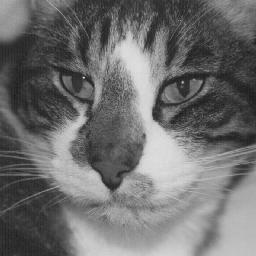
#> input picture Esercizi/1_space_domain/img/dorian.jpg, 256 x 256 px
$ jupyter execute 2_esercizio.ipynb
#> lines starting #> are read from the running program, lines starting #| are printed output that depends on the picture
# Primo Esercizio

[cell 1]
# Librerie
import numpy as np
import matplotlib.pyplot as plt
import scipy.ndimage as ndi
import skimage.io as io

### Media
Definizione della funzione

[cell 2]
def medie(x,K):
    y = ndi.generic_filter(x, np.mean, (K,K))
    return y

Utilizzo della funzione

[cell 3]
possibilities = [3,5,7,9]
x = io.imread("img/dorian.jpg")
#> x is the input picture: shape (256, 256); min 21, max 228, mean 110.6
(M,N) = x.shape
#> M = 256; N = 256

plt.figure(figsize=(10, 10))  # Imposta una dimensione adeguata per la figura

for idx, i in enumerate(possibilities, 1):
    y = medie(x, i)
    plt.subplot(2, 2, idx)  # Organizza i subplot in una griglia 2x2
    plt.imshow(y, clim=[0, 255], cmap="gray")  # Mostra l'immagine filtrata
    title = f"Media con finestra: {i}x{i}"
    plt.title(title)
    plt.axis("off")  # Rimuove gli assi per una visualizzazione più pulita
#> this loop made 4 passes
#> pass 2, in medie (call 2), `y = ndi.generic_filter(x, np.mean, (K,K))`:
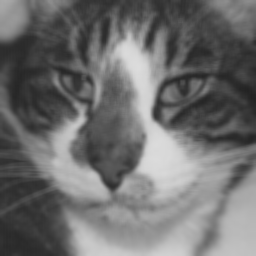
#> y: shape (256, 256); min 34, max 220, mean 110.2
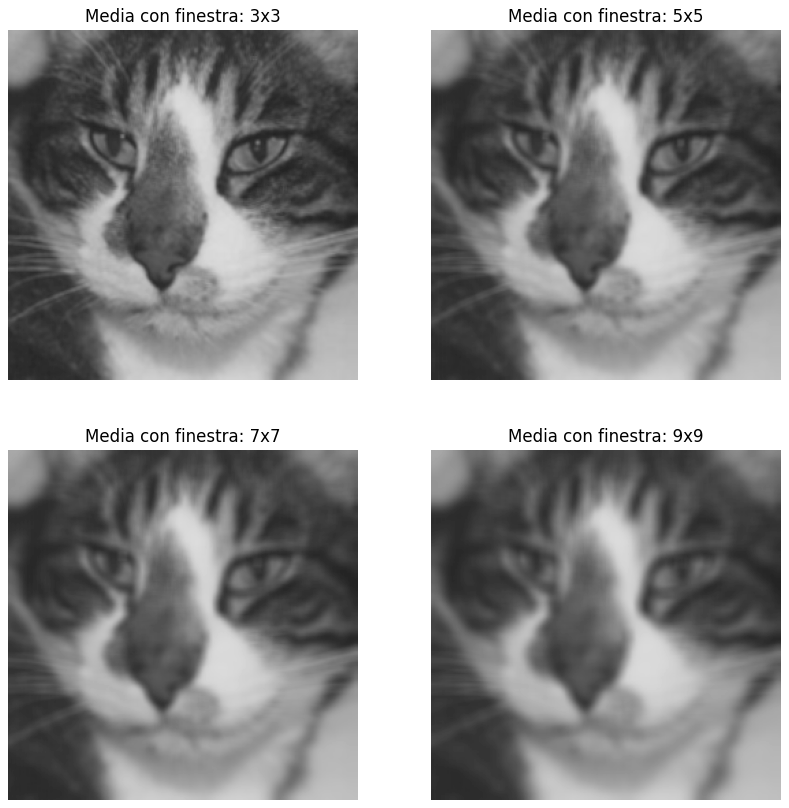
#> figure drawn by matplotlib, 4 panels

### Varianza
Definizione della funzione

[cell 4]
def varianze(x,k):
    y = ndi.generic_filter(x, np.var, (k,k))
    return y

Utilizzo della funzione

[cell 5]
x = io.imread("img/filamento.jpg")
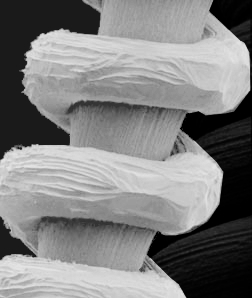
#> input picture Esercizi/1_space_domain/img/filamento.jpg, 252 x 298 px
#> x is the input picture: shape (298, 252); min 0, max 231, mean 128.1

y = varianze(x,3)
#> in varianze, `y = ndi.generic_filter(x, np.var, (k,k))`:
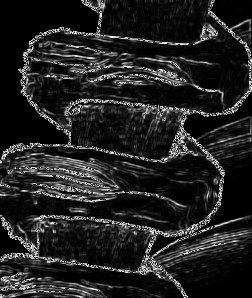
#> y: shape (298, 252); min 0, max 255, mean 34.5

plt.figure()
plt.subplot(1,2,1)
plt.imshow(x, clim=[0,255], cmap="gray")
plt.subplot(1,2,2)
plt.imshow(y, clim=[0,255], cmap="gray")

### ISTOGRAMMA

[cell 6]
plt.figure()

plt.subplot(1,2,1)
plt.hist(x)
plt.title("IS Immagine")

plt.subplot(1,2,2)
plt.hist(y)
plt.title("IS Varianza")
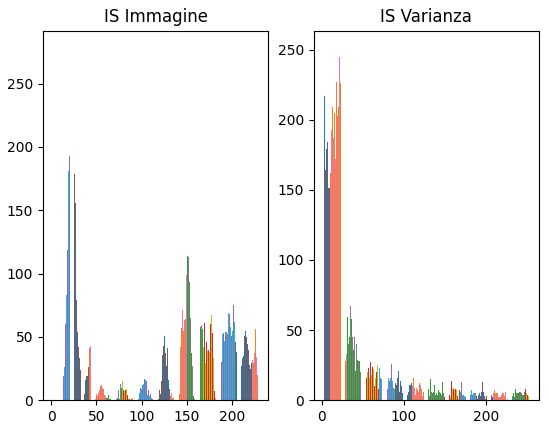
#> figure drawn by matplotlib, 2 panels; panel 1: tallest bar 201 high, from x = 25.41 to 25.48; panel 1: tallest bar 200 high, from x = 25.48 to 25.56; panel 1: tallest bar 194 high, from x = 25.56 to 25.63; panel 2: tallest bar 240 high, from x = 2.55 to 2.63
